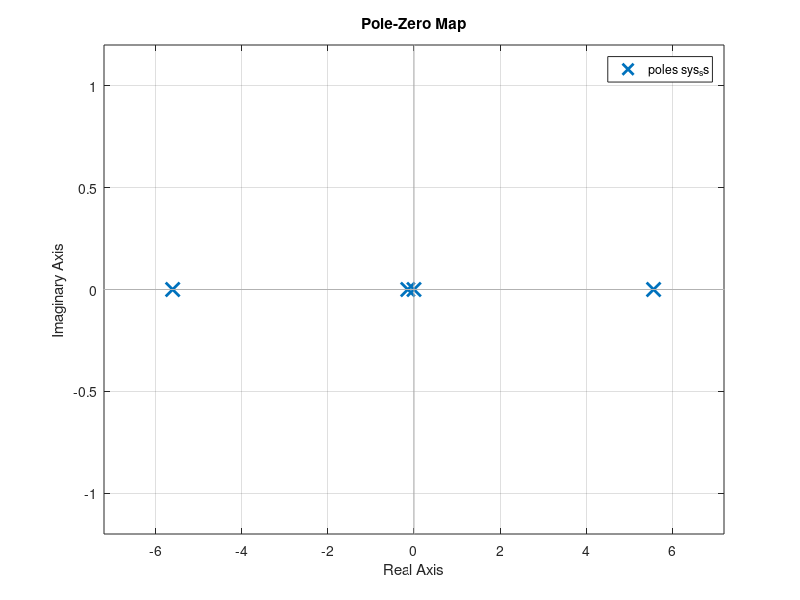

The MATLAB script that drew this image: (Note: this script raises an error after producing the figure.)
M = .5;
m = 0.2;
b = 0.1;
I = 0.006;
g = 9.8;
l = 0.3;

p = I*(M+m)+M*m*l^2; %denominator for the A and B matrices

A = [0      1              0           0;
     0 -(I+m*l^2)*b/p  (m^2*g*l^2)/p   0;
     0      0              0           1;
     0 -(m*l*b)/p       m*g*l*(M+m)/p  0];
B = [     0;
     (I+m*l^2)/p;
          0;
        m*l/p];
C = [1 0 0 0;
     0 0 1 0];
D = [0;
     0];

states = {'x' 'x_p' 'phi' 'phi_p' };
inputs = {'u'};
outputs = {'x'; 'phi'};

sys_ss = ss(A,B,C,D,'statename',states,'inputname',inputs,'outputname',outputs)

%%Observabilidad y controlabilidad
%Controlabilidad
r1=[];
for i = 0:length(A)-1
    r1=horzcat(r1,A^(i)*B);
end
Controlabilidad=rank(r1)
%Observabilidad
r2=[];
for i = 0:length(A)-1
    r2=vertcat(r2,C*A^(i));
end
observabilidad = rank(r2)

%Estabilidad
e=eig(A)
%El sistema es estable si todos los eigenvalues son negativos
%El sistema no es estable ya que los polos son
%         0
%    -0.1428
%    -5.6041
%     5.5651 <--- este polo es positivo, inestable


sys_ss;
sys_tf=tf(sys_ss);
pzmap(sys_ss);


%% PID pole placement
%sys1 es sistema a lazo abierto.
%sys1_sym es el sistema en simbolico
%sysFb1 es el sistema con feedback PID simbolico
%pid_sym es el controlador PID en simbolico

sys1=sys_tf(2);

syms ki kd kp s
H=1; %Sensor
%s=tf('s'); recordatorio

[num,den]=tfdata(sys1,'v');

sys1_sym=poly2sym(num,s)/poly2sym(den,s);
pid_sym=kp+ki/s+kd*s;


sysPID_sym=sys1_sym*pid_sym;
sysFb1=sysPID_sym/(1+sysPID_sym*H);

[~,d]=numden(sysFb1);
d=collect(d,s);
coeficientes=fliplr(coeffs(d,s)); %Ordenando de mayor a menor
coeficientes=coeficientes/coeficientes(1); %Diviendo por la S mayor

poles=[-3,-8,-10]; % Ingresar POLOS
pFunction=1; %Iniciar
for i=poles
    pFunction=pFunction*(s-i); %Funcion con los Polos
end
pFunction=collect(pFunction);
coeffs_pid=fliplr(coeffs(pFunction)); %Ordenando de mayor a menor

%ya aqui estan Coeffs_pid y Coeficientes como vectores de s mayor a s menor
resultados = zeros(1,3);
for i = 2:length(coeffs_pid)
    x=coeficientes(i)==coeffs_pid(i);
    x=subs(x);
    y=isolate(x,symvar(x));
    value=solve(y,symvar(y));
    assignin('base',string(symvar(y)),value);
end
% 
% prueba=resultados;
% for i=1:length(coeffs_pid) %Calculando soluciones
%     if i == 1
%         continue %La primera no se hace es 1=1.
%     end
%     %pruebita(i)=isolate(coeficientes(i)==c(i),symvar(coeficientes(i)));
%     
%     resultados(i)=solve(coeficientes(i)==coeffs_pid(i));
%     assignin('base',string(symvar(coeficientes(i))),resultados(i));
% end

% Calculando Respuesta al escalon con el respectivo PID
ki=round(double(ki),3);
kp=round(double(kp),3);
kd=round(double(kd),3);

PID1=pid(kp,ki,kd);

syspid1=feedback(PID1*sys1,H);

%% prueba
[~,d23]=tfdata(syspid1,'v');
poly23=poly2sym(d23,s);

%% asignar polos PI
